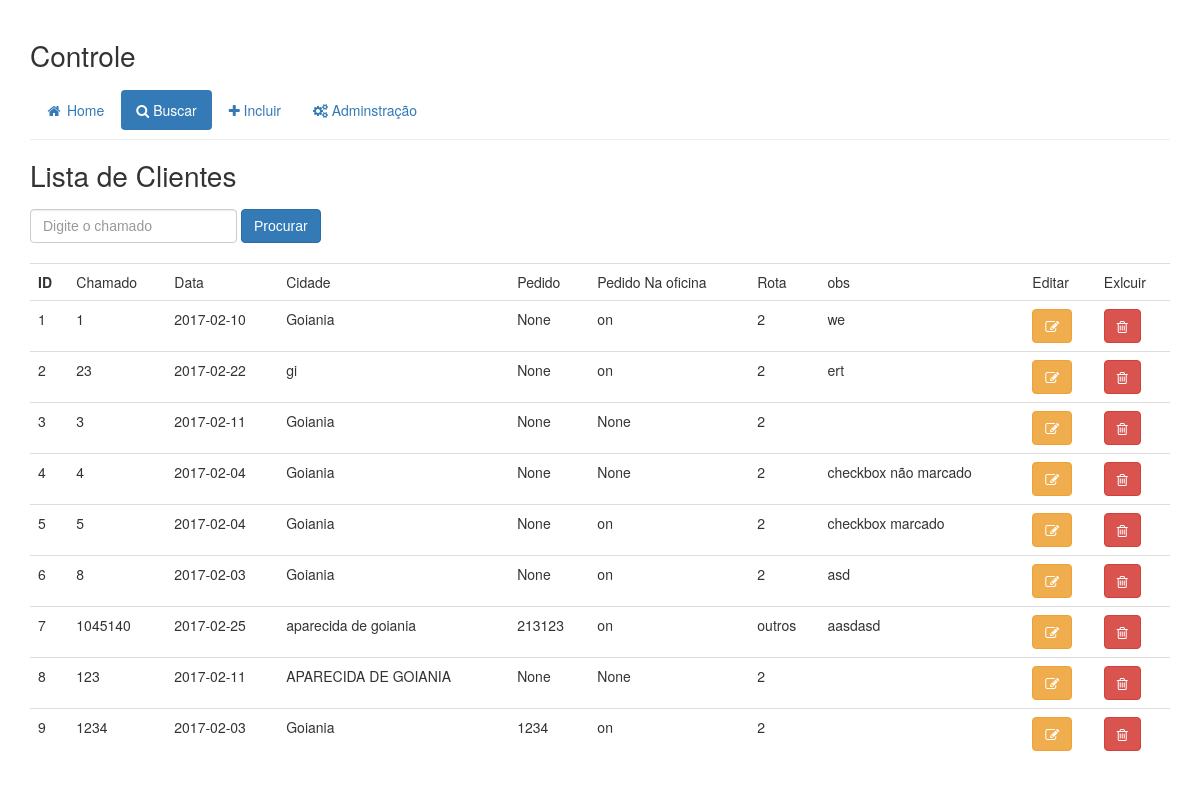
The page /busca (signed in) on the database its author committed.
### app/models/tables.py (models this page shows, shortened)
class Chamados(db.Model):
    __tablename__ = "chamados"
    id = db.Column(db.Integer, primary_key=True)
    chamado = db.Column(db.String, unique=True)
    data = db.Column(db.String)
    cidade = db.Column(db.String)
    pedido = db.Column(db.String)
    pedido_of = db.Column(db.String)
    rota = db.Column(db.String)
    obs = db.Column(db.String)

### app/controllers/default.py (the view)
@app.route("/busca")
@login_required
def listar():
    chamados = tables.Chamados.query.all()
    return render_template("lista.html", chamados=chamados, classe2="active")

### app/controllers/default.py (called while the page is built)
@app.login_manager.user_loader
def load_user(user_id):
    return tables.Users.query.get(int(user_id))

### app/templates/lista.html
{% extends "layout.html" %}
{%block head %}
    {{super()}}
{%endblock%}
{%block nav%}
    {{super()}}
{%endblock%}
{% block conteudo %}
        <h1>Lista de Clientes </h1>
        <form class="" action="index.html" method="post">
          <div class="form-inline">
            <input type="text" class="form-control" placeholder="Digite o chamado">
            <button type="submit" name="button" class="btn btn-primary">Procurar</button>
          </div>
        </form>
        <br>
        <table class="table table-hover">
            <tr>
                <th scope="row">ID</th>
                <td>Chamado</td>
                <td>Data</td>
                <td>Cidade</td>
                <td>Pedido</td>
                <td>Pedido Na oficina</td>
                <td>Rota</td>
                <td>obs</td>
                <td>Editar</td>
                <td>Exlcuir</td>
            </tr>
            {% for chamado in chamados %}
            <tr>
                <td>{{chamado.id}}</td>
                <td>{{chamado.chamado}}</td>
                <td>{{chamado.data}}</td>
                <td>{{chamado.cidade}}</td>
                <td>{{chamado.pedido}}</td>
                <td>{{chamado.pedido_of}}</td>
                <td>{{chamado.rota}}</td>
                <td>{{chamado.obs}}</td>
                <td>
                    <a type="button" class="btn btn-warning" href="/editar/{{chamado._id}}">
                         <i class="fa fa-pencil-square-o" aria-hidden="true"></i>
                    </a>
                </td>
                <td>
                    <a type="button" class="btn btn-danger" href="/excluir/{{chamado._id}}">
                         <i class="fa fa-trash-o" aria-hidden="true"></i>
                    </a>
                </td>
            </tr>
            {% endfor %}
        </table>
{%endblock%}

### app/templates/layout.html (shortened to what this page needs)
<!DOCTYPE html>
<html lang="pt-br">
  <head>
    {% block head %}
    <link href="../static/bts3/css/bootstrap.min.css" rel="stylesheet">
    <link href="../static/css/normalize.css" rel="stylesheet">
    <link href="../static/css/estilo.css" rel="stylesheet">
    <link href="../static/font-awesome/css/font-awesome.min.css" rel="stylesheet">
    {% endblock %}
  </head>
  <body>
    <div class="container">
      {% block nav %}
      <header class="page-header">
        <h1>Controle</h1>
        <nav>
          <ul class="nav nav-pills">
            <li role="presentation" class="{{classe1}}"><a href="{{url_for('index')}}"><i class="fa fa-home fa-fw" aria-hidden="true"></i>&nbsp;Home</a></li>
            <li role="presentation" class="{{classe2}}"><a href="{{ url_for('listar') }}"><i class="fa fa-search" aria-hidden="true"></i>&nbsp;Buscar</a></li>
            <li role="presentation" class="{{classe3}}"><a href="{{ url_for('novochamado') }}"><i class="fa fa-plus" aria-hidden="true"></i>&nbsp;Incluir</a></li>
            <li role="presentation" class="{{classe4}}"><a href="{ {url_for('adm') }}"><i class="fa fa-cogs" aria-hidden="true"></i>&nbsp;Adminstração</a></li>
          </ul>
        </nav>
      </header>
      {% endblock %}
      {% block conteudo %}
      {% endblock %}
  </body>
</html>

### rows shown on the page
Chamados: id "1", chamado "1", data "2017-02-10", cidade "Goiania", pedido "None", pedido_of "on", rota "2", obs "we"
Chamados: id "2", chamado "23", data "2017-02-22", cidade "gi", pedido "None", pedido_of "on", rota "2", obs "ert"
Chamados: id "3", chamado "3", data "2017-02-11", cidade "Goiania", pedido "None", pedido_of "None", rota "2"
Chamados: id "4", chamado "4", data "2017-02-04", cidade "Goiania", pedido "None", pedido_of "None", rota "2", obs "checkbox não marcado"
Chamados: id "5", chamado "5", data "2017-02-04", cidade "Goiania", pedido "None", pedido_of "on", rota "2", obs "checkbox marcado"
Chamados: id "6", chamado "8", data "2017-02-03", cidade "Goiania", pedido "None", pedido_of "on", rota "2", obs "asd"
Chamados: id "7", chamado "1045140", data "2017-02-25", cidade "aparecida de goiania", pedido "213123", pedido_of "on", rota "outros", obs "aasdasd"
Chamados: id "8", chamado "123", data "2017-02-11", cidade "APARECIDA DE GOIANIA", pedido "None", pedido_of "None", rota "2"
Chamados: id "9", chamado "1234", data "2017-02-03", cidade "Goiania", pedido "1234", pedido_of "on", rota "2"
